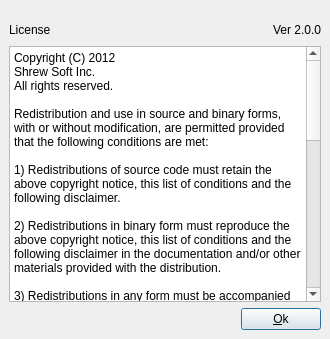
<ui version="4.0" >
 <class>qikeaAbout</class>
 <widget class="QDialog" name="qikeaAbout" >
  <property name="windowModality" >
   <enum>Qt::ApplicationModal</enum>
  </property>
  <property name="geometry" >
   <rect>
    <x>0</x>
    <y>0</y>
    <width>330</width>
    <height>339</height>
   </rect>
  </property>
  <property name="sizePolicy" >
   <sizepolicy vsizetype="Preferred" hsizetype="Preferred" >
    <horstretch>0</horstretch>
    <verstretch>0</verstretch>
   </sizepolicy>
  </property>
  <property name="maximumSize" >
   <size>
    <width>330</width>
    <height>16777215</height>
   </size>
  </property>
  <property name="windowTitle" >
   <string>Dialog</string>
  </property>
  <property name="windowIcon" >
   <iconset>
    <normaloff>:/png/ikea.png</normaloff>:/png/ikea.png</iconset>
  </property>
  <property name="sizeGripEnabled" >
   <bool>false</bool>
  </property>
  <layout class="QVBoxLayout" >
   <property name="spacing" >
    <number>6</number>
   </property>
   <property name="margin" >
    <number>0</number>
   </property>
   <item>
    <widget class="QLabel" name="labelLogo" >
     <property name="sizePolicy" >
      <sizepolicy vsizetype="Fixed" hsizetype="Fixed" >
       <horstretch>0</horstretch>
       <verstretch>0</verstretch>
      </sizepolicy>
     </property>
     <property name="text" >
      <string/>
     </property>
     <property name="pixmap" >
      <pixmap>:/png/logo_ssoft.png</pixmap>
     </property>
    </widget>
   </item>
   <item>
    <layout class="QVBoxLayout" >
     <property name="leftMargin" >
      <number>9</number>
     </property>
     <property name="topMargin" >
      <number>0</number>
     </property>
     <property name="rightMargin" >
      <number>9</number>
     </property>
     <property name="bottomMargin" >
      <number>9</number>
     </property>
     <item>
      <layout class="QHBoxLayout" >
       <item>
        <widget class="QLabel" name="textLabelLecense" >
         <property name="text" >
          <string>License </string>
         </property>
        </widget>
       </item>
       <item>
        <spacer>
         <property name="orientation" >
          <enum>Qt::Horizontal</enum>
         </property>
         <property name="sizeHint" stdset="0" >
          <size>
           <width>40</width>
           <height>20</height>
          </size>
         </property>
        </spacer>
       </item>
       <item>
        <widget class="QLabel" name="textLabelVersion" >
         <property name="text" >
          <string>Ver 2.0.0</string>
         </property>
        </widget>
       </item>
      </layout>
     </item>
     <item>
      <widget class="QTextBrowser" name="textBrowser" >
       <property name="html" >
        <string>&lt;!DOCTYPE HTML PUBLIC "-//W3C//DTD HTML 4.0//EN" "http://www.w3.org/TR/REC-html40/strict.dtd">
&lt;html>&lt;head>&lt;meta name="qrichtext" content="1" />&lt;style type="text/css">
p, li { white-space: pre-wrap; }
&lt;/style>&lt;/head>&lt;body style=" font-family:'Sans Serif'; font-size:9pt; font-weight:400; font-style:normal;">
&lt;p style=" margin-top:0px; margin-bottom:0px; margin-left:0px; margin-right:0px; -qt-block-indent:0; text-indent:0px;">Copyright (C) 2012&lt;/p>
&lt;p style=" margin-top:0px; margin-bottom:0px; margin-left:0px; margin-right:0px; -qt-block-indent:0; text-indent:0px;">Shrew Soft Inc.&lt;/p>
&lt;p style=" margin-top:0px; margin-bottom:0px; margin-left:0px; margin-right:0px; -qt-block-indent:0; text-indent:0px;">All rights reserved.&lt;/p>
&lt;p style="-qt-paragraph-type:empty; margin-top:0px; margin-bottom:0px; margin-left:0px; margin-right:0px; -qt-block-indent:0; text-indent:0px;">&lt;/p>
&lt;p style=" margin-top:0px; margin-bottom:0px; margin-left:0px; margin-right:0px; -qt-block-indent:0; text-indent:0px;">Redistribution and use in source and binary forms, with or without modification, are permitted provided that the following conditions are met:&lt;/p>
&lt;p style="-qt-paragraph-type:empty; margin-top:0px; margin-bottom:0px; margin-left:0px; margin-right:0px; -qt-block-indent:0; text-indent:0px;">&lt;/p>
&lt;p style=" margin-top:0px; margin-bottom:0px; margin-left:0px; margin-right:0px; -qt-block-indent:0; text-indent:0px;">1) Redistributions of source code must retain the above copyright notice, this list of conditions and the following disclaimer.&lt;/p>
&lt;p style="-qt-paragraph-type:empty; margin-top:0px; margin-bottom:0px; margin-left:0px; margin-right:0px; -qt-block-indent:0; text-indent:0px;">&lt;/p>
&lt;p style=" margin-top:0px; margin-bottom:0px; margin-left:0px; margin-right:0px; -qt-block-indent:0; text-indent:0px;">2) Redistributions in binary form must reproduce the above copyright notice, this list of conditions and the following disclaimer in the documentation and/or other materials provided with the distribution.&lt;/p>
&lt;p style="-qt-paragraph-type:empty; margin-top:0px; margin-bottom:0px; margin-left:0px; margin-right:0px; -qt-block-indent:0; text-indent:0px;">&lt;/p>
&lt;p style=" margin-top:0px; margin-bottom:0px; margin-left:0px; margin-right:0px; -qt-block-indent:0; text-indent:0px;">3) Redistributions in any form must be accompanied by information on how to obtain complete source code for the software and any accompanying software that uses the software.  The source code must either be included in the distribution or be available for no more than the cost of distribution plus a nominal fee, and must be freely redistributable under reasonable conditions.  For an executable file, complete source code means the source code for all modules it contains.  It does not include source code for modules or files that typically accompany the major components of the operating system on which the executable file runs.&lt;/p>
&lt;p style="-qt-paragraph-type:empty; margin-top:0px; margin-bottom:0px; margin-left:0px; margin-right:0px; -qt-block-indent:0; text-indent:0px;">&lt;/p>
&lt;p style=" margin-top:0px; margin-bottom:0px; margin-left:0px; margin-right:0px; -qt-block-indent:0; text-indent:0px;">THIS SOFTWARE IS PROVIDED BY SHREW SOFT INC ``AS IS'' AND ANY EXPRESS OR IMPLIED WARRANTIES, INCLUDING, BUT NOT LIMITED TO, THE IMPLIED WARRANTIES OF MERCHANTABILITY, FITNESS FOR A PARTICULAR PURPOSE, OR NON-INFRINGEMENT, ARE DISCLAIMED.  IN NO EVENT SHALL SHREW SOFT INC BE LIABLE FOR ANY DIRECT, INDIRECT, INCIDENTAL, SPECIAL, EXEMPLARY, OR CONSEQUENTIAL DAMAGES (INCLUDING, BUT NOT LIMITED TO, PROCUREMENT OF SUBSTITUTE GOODS OR SERVICES; LOSS OF USE, DATA, OR PROFITS; OR BUSINESS INTERRUPTION) HOWEVER CAUSED AND ON ANY THEORY OF LIABILITY, WHETHER IN CONTRACT, STRICT LIABILITY, OR TORT (INCLUDING NEGLIGENCE OR OTHERWISE) ARISING IN ANY WAY OUT OF THE USE OF THIS SOFTWARE, EVEN IF ADVISED OF THE POSSIBILITY OF SUCH DAMAGE.&lt;/p>&lt;/body>&lt;/html></string>
       </property>
      </widget>
     </item>
     <item>
      <layout class="QHBoxLayout" >
       <item>
        <spacer>
         <property name="orientation" >
          <enum>Qt::Horizontal</enum>
         </property>
         <property name="sizeHint" stdset="0" >
          <size>
           <width>40</width>
           <height>20</height>
          </size>
         </property>
        </spacer>
       </item>
       <item>
        <widget class="QPushButton" name="buttonOk" >
         <property name="text" >
          <string>&amp;Ok</string>
         </property>
        </widget>
       </item>
      </layout>
     </item>
    </layout>
   </item>
  </layout>
 </widget>
 <resources>
  <include location="ikea.qrc" />
 </resources>
 <connections/>
</ui>
